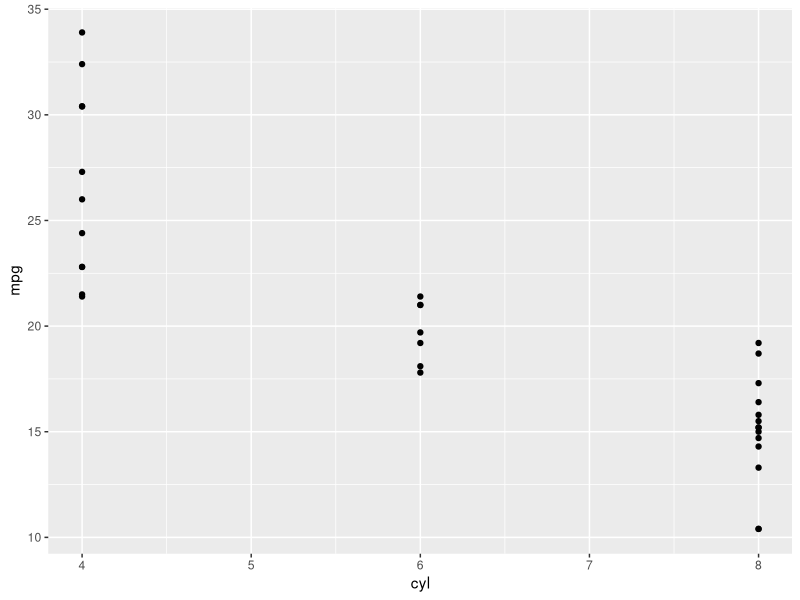
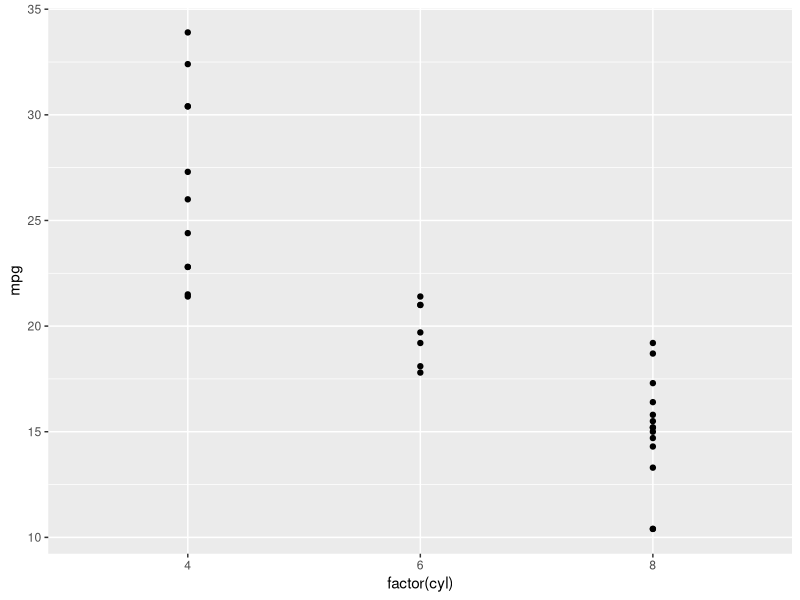
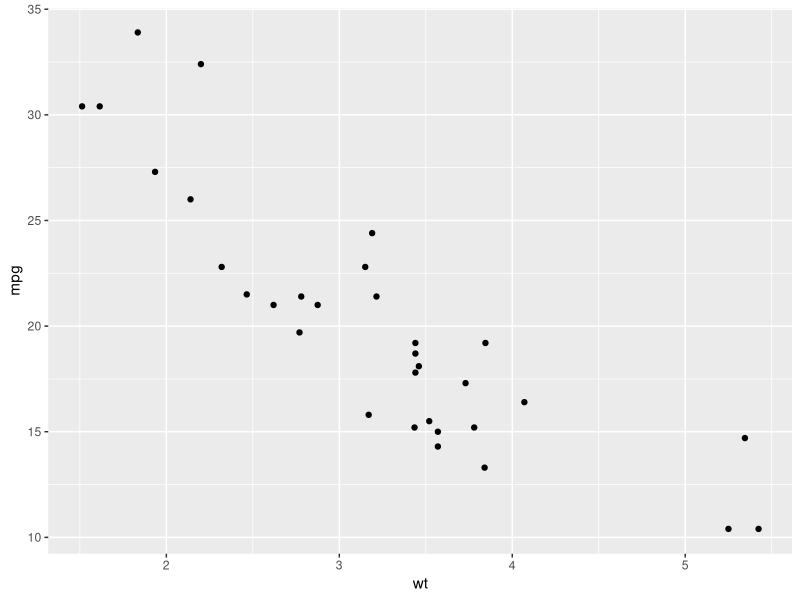
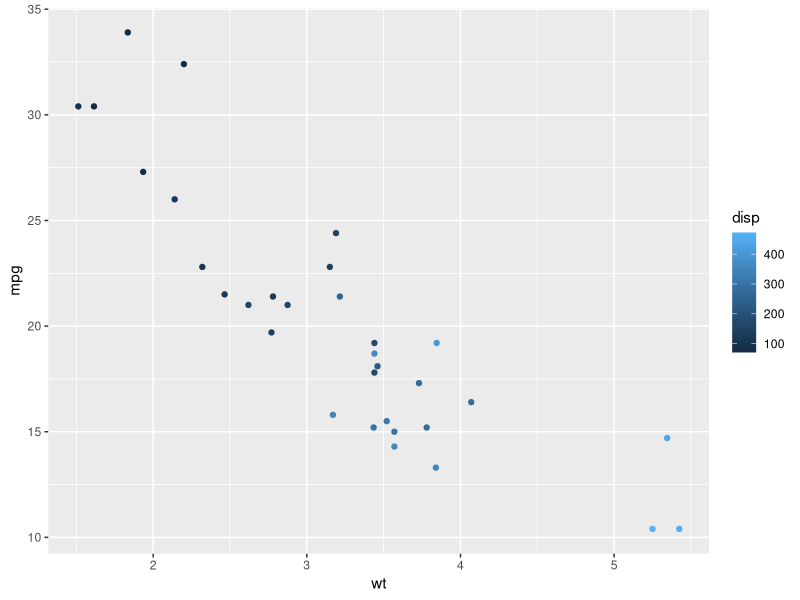
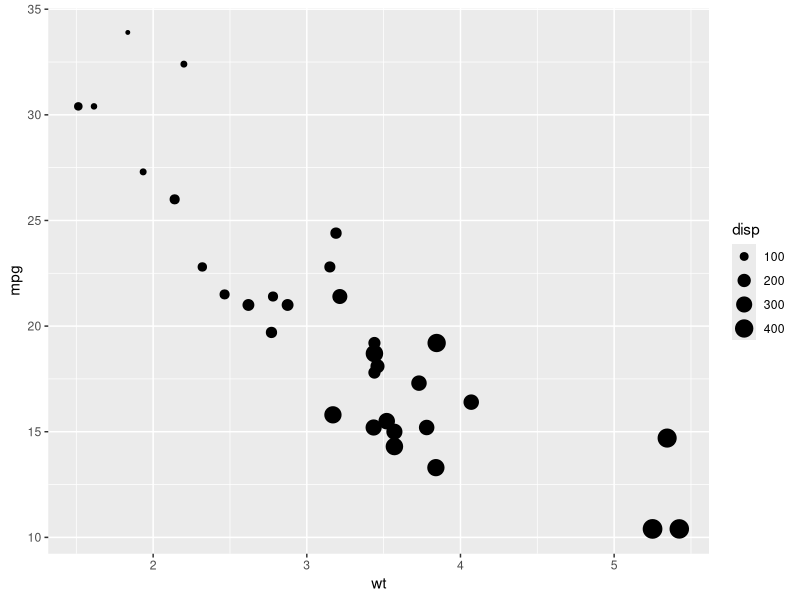
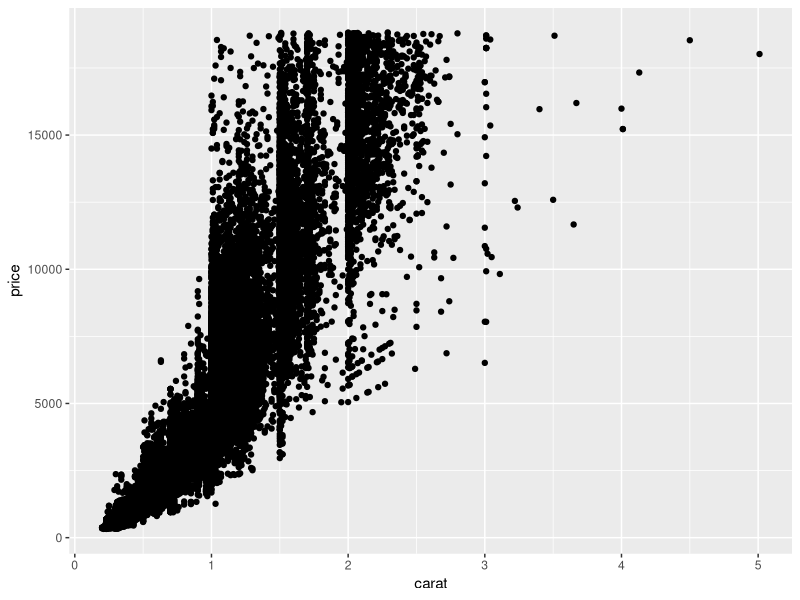
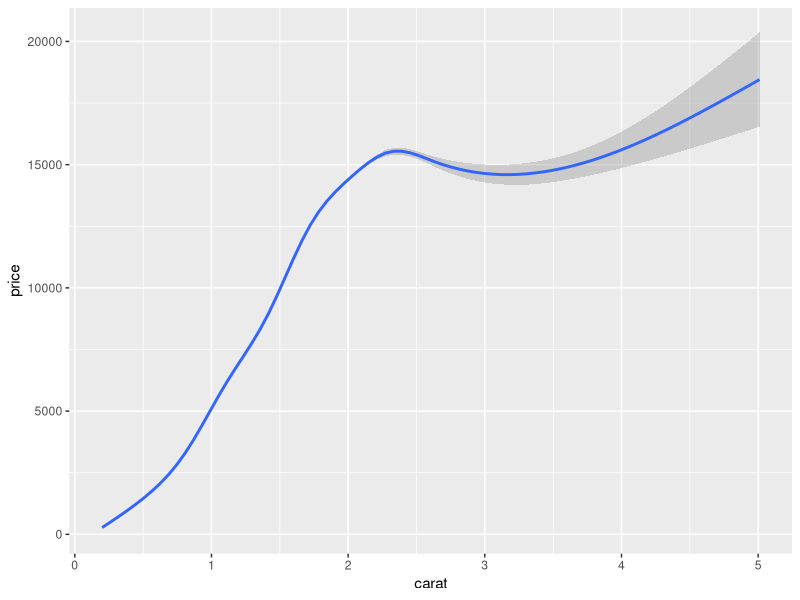
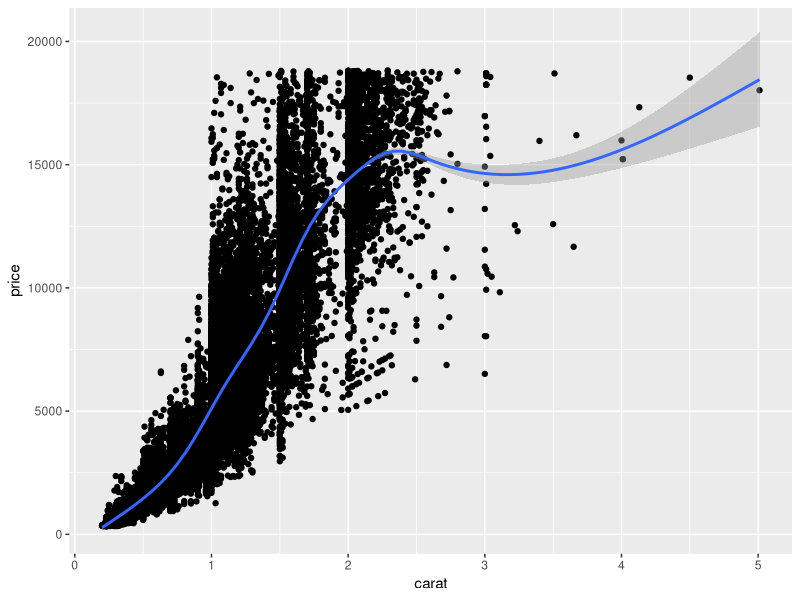

Here is the R script that generated these plots, in order:
#ggplot2
 #tutorial from Data Camp


# Part 1

#https://campus.datacamp.com/courses/data-visualization-with-ggplot2-1/chapter-1-introduction-30dbf683-e5ab-4c76-9bbd-3b3afbf15383?ex=1

# Load the ggplot2 package
library(ggplot2)
library(dplyr) # I added for convenience

#we will start with the mtcars dataset
  #contains information on 32 cars from motor trends magazine from 1973
  #dataset is small, intuitive, and has both continuous and catagorical variables

# Explore the mtcars data frame with str()
str(mtcars)

# Execute the following command
ggplot(mtcars, aes(x = cyl, y = mpg)) +
  geom_point()

#the past plot was not so satisfying
  #varialbe 'cyl' is catagorial 

#we'll need to specifically tell ggplot that cyl is a catagorical variable
ggplot(mtcars, aes(x = factor(cyl), y = mpg)) + #here we wrapped factor() around 'cyl'
  geom_point()
  #this gives us a better plot on the x-axis

#graphics are built on an underlying grammer
  #two key ideas
    #graphics are made of distinct layers
    #meaningful plots through aesthetic mapping

#essential grammatical elements
  #data
    #what is being plotted
  #aesthetics
    #the scales onto which we map our data
  #geometries
    #visual elements used for our data

#other (optional) grammatical elements
  #facets
    #plotting small multiples
  #statistics 
    #representations of our data to aid understanding
  #coordinates
    #the space on which the data will be plotted
  #themes
    #all non-data ink

# A scatter plot has been made for you
ggplot(mtcars, aes(x = wt, y = mpg)) +
  geom_point()

# here we can change th color of points, based on the value of the 'disp' variable
ggplot(mtcars, aes(x = wt, y = mpg, col = disp)) +
  geom_point()

# here we change the size of the point to the value of the 'disp' variable
ggplot(mtcars, aes(x = wt, y = mpg, size = disp)) +
  geom_point()

# another element in the aes() argument is the shape of the points
  # there are a finite amount of shapes in ggplot()
  # can't work with continuous data

# we explore the diamonds dataframe
  # contains metrics for 50,000 diamonds
  # here we use two common geom layer functions:
    # geom_point() which tells ggplot() to draw points on the plot
    # geom_smooth() which tells ggplot() will draw a smoothed line over the points

# Explore the diamonds data frame with str()
str(diamonds)

# geom_point()
ggplot(diamonds, aes(x = carat, y = price)) +
  geom_point()

# geom_point() +
ggplot(diamonds, aes(x = carat, y = price)) +
  geom_smooth()

# ggplot() allows us to stack layers, here we stack the last two graphs
ggplot(diamonds, aes(x = carat, y = price)) +
  geom_point() + 
  geom_smooth()

# this allows us to work with our data pretty freely
  # we can plot the smooth lines for different colors of our data
ggplot(diamonds, aes(x = carat, y = price, col = clarity)) +
  geom_smooth()

# we produce a point plot with slightly transparent points
  # and keep the colors from the smooth function above
ggplot(diamonds, aes(x = carat, y = price, col = clarity)) +
  geom_point(alpha = 0.4)

# understanding the grammer

# Create the object containing the data and aes layers: dia_plot
dia_plot <- ggplot(diamonds, aes(x = carat, y = price)) 

# we can add the geom_point() layer on top of our data and aesthetics layer
  # same as before, but we've saved the layer information in an object in R
dia_plot + geom_point()

# we can also call aes() within the geom_point() function
dia_plot + geom_point(aes(col= clarity))

# Expand dia_plot by adding geom_point() with alpha set to 0.2
dia_plot <- ggplot(diamonds, aes(x = carat, y = price)) +
  geom_point(alpha = 0.2)

# now we want to print that dia_plot, with a geom_smooth() layer on top
  # but this time we don't want the error lines that come with geom_smooth() 
    # we achieve this by adding in the se = FALSE
dia_plot + geom_smooth(se = FALSE)

#same as above but adding the col = clarity argument to aes()
dia_plot + geom_smooth(aes(col = clarity), se = FALSE)

# objects and layers
   # how to understand data

# the ggplot() argument is used for all types of plots in ggplot
  # in contrast to base packages, were each type of plot gets a different argument
  # ggplot() keeps the:
    # data layer
    # aestetic layer

# the ggplot object
  # allows us to easily place diffeerent layers on top of a data and aestetic layer

#now we'll make similar plots with ggplot and base

# Plot the correct variables of mtcars
plot(mtcars$wt, mtcars$mpg) #base package
plot(mtcars$wt, mtcars$mpg, col = mtcars$cyl)

# Change cyl inside mtcars to a factor
mtcars$cyl <- as.factor(mtcars$cyl)

plot(mtcars$wt, mtcars$mpg, col = mtcars$cyl) #same plot as above


# Use lm() to calculate a linear model and save it as carModel
carModel <- lm(mtcars$mpg ~ mtcars$wt, data = mtcars)

# Call abline() with carModel as first argument and set lty to 2
abline(carModel, lty = 2) #the lty argument of 2 makes it a dotted line

# Plot each subset efficiently with lapply
lapply(mtcars$cyl, function(x) {
  abline(lm(mpg ~ wt, mtcars, subset = (cyl == x)), col = x)
  })

# This code will draw the legend of the plot
legend(x = 5, y = 33, legend = levels(mtcars$cyl),
       col = 1:3, pch = 1, bty = "n")


# Convert cyl to factor (don't need to change)
mtcars$cyl <- as.factor(mtcars$cyl)

# Plot from previous section written in one block
plot(mtcars$wt, mtcars$mpg, col = mtcars$cyl)
abline(lm(mpg ~ wt, data = mtcars), lty = 2)
lapply(mtcars$cyl, function(x) {
  abline(lm(mpg ~ wt, mtcars, subset = (cyl == x)), col = x)
  })
legend(x = 5, y = 33, legend = levels(mtcars$cyl),
       col = 1:3, pch = 1, bty = "n")

# Plot 1: add geom_point() to this command to create a scatter plot
ggplot(mtcars, aes(x = wt, y = mpg, col = cyl)) +
  geom_point()  # gives us the scatter plot

# Plot 2: include the lines of the linear models, per cyl
ggplot(mtcars, aes(x = wt, y = mpg, col = cyl)) +
  geom_point() + 
  geom_smooth(method = lm, se = FALSE)   # adds the lm layer, arguments specify line behaviour 
                             # "method = lm" makes line a linear model
                             # "se = FALSE" turns off the standerd error default feature of geom_smooth()

# Plot 3: include a lm for the entire dataset in its whole
ggplot(mtcars, aes(x = wt, y = mpg, col = cyl)) +
  geom_point() + 
  geom_smooth(method = lm, se = FALSE) +
  geom_smooth(aes(group = 1), method = lm, se = FALSE, linetype = 2) #aes(group=1 draws a single linear model through all the points)

# ggplot2 creates an object that we can manipulate
  # we will see this in the next section, were we work with the  iris data set
  #below we have an effective, but not efficient ggplot graph:
ggplot(iris, aes(x = Sepal.Length, y = Sepal.Width)) +
  geom_point() +
  geom_point(aes(x = Petal.Length, y = Petal.Width), col = "red")

# to plot this more efficient, we'll need to tidy the data we're working with
  # in the next section we'll work on manipulating our data to make it easier to plot
str(iris)

# it is important to know how to rearrange your data so that plotting functions becomes easier
  # we'll use the package "tidyr" to do this to the "iris" dataset
    # gather() rearranges the data by specifying columns that are catagorical variables 
      # catagorical variables 'gathered' with the - notation
    # seperate() splits up the new key column, which contains the former headers
      # this is done according to the . notation
      # the new column names ""Part" and "Measure" are given in a character vector

# Load the tidyr package
library(tidyr)

# Fill in the ___ to produce to the correct iris.tidy dataset
iris.tidy <- iris %>%
  gather(key, Value, -Species) %>%
  separate(key, c("Part", "Measure"), "\\.")

str(iris.tidy) #looking at the new data

# this new format allows us to write the code for the following plot more gracefully 
ggplot(iris.tidy, aes(x = Species, y = Value, col = Part)) +
  geom_jitter() +
  facet_grid(. ~ Measure)

#we maniputlate iris again to graph the following:
str(iris)
# Add column with unique ids (don't need to change)
iris$Flower <- 1:nrow(iris) #we do this to keep track of each flower that data comes from

# Fill in the ___ to produce to the correct iris.wide dataset
iris.wide <- iris %>%
  gather(key, value, -Species, -Flower) %>%
  separate(key, c("Part", "Measure"), "\\.") %>%
  spread(Measure, value)

ggplot(iris.wide, aes(x = Length, y = Width, col = Part)) +
  geom_jitter() +
  facet_grid(. ~ Species)

# in the next setting we will explore Aestetics
  # Aestetics =/= Attributes!
  # Attributes is what variable is mapped onto something in ggplot
    # not for how it looks!
    # this is important because we will often want to make multivariate plots
  # Aestetics is the plot's x and y axis
    # in the last chart, sepal length is mapped on the x-axis and width on the y-axis

# for example
  # we can change all the dots in to red
    #this is just changing an attirbute of the dot, not the aesthetics
ggplot(iris, aes(x = Sepal.Length, y = Sepal.Width)) +
  geom_point(col = "red")
  
  # we could also map the variables species onto the visible aesthetic
    # that's why we made such a big deal about data structure before
    # if you have one variable split over several columns, or multiple variables in one column
      # you may not be able to create the plot you want

ggplot(iris, aes(x = Sepal.Length, y = Sepal.Width,
                 col = Species)) +
  geom_point()

# Map cyl to y
ggplot(mtcars, aes(x = mpg, y = cyl)) +
  geom_point()

# Map cyl to x
ggplot(mtcars, aes(x = wt, y = mpg, col = cyl)) +
  geom_point()
# Map cyl to col

ggplot(mtcars, aes(x = wt, y = mpg, col = cyl)) +
  geom_point()

# Change shape and size of the points in the above plot
ggplot(mtcars, aes(x = wt, y = mpg, col = cyl)) +
  geom_point(shape = 1, size = 4)

# now that we've practiced building on existing plots, we'll try making some from scratch

# Map cyl to size
ggplot(mtcars, aes(x = wt, y = mpg, size = cyl)) + 
  geom_point()


# Map cyl to alpha
    # alpha is how transparent the object plotted is
ggplot(mtcars, aes(x = wt, y = mpg, alpha = cyl)) + 
  geom_point()


# Map cyl to shape 
ggplot(mtcars, aes(x = wt, y = mpg, shape = cyl)) + 
  geom_point()


# Map cyl to labels
    # scatter plot where the points are labels of the data
ggplot(mtcars, aes(x = wt, y = mpg, label = cyl)) + 
  geom_text()

# Attributes:
  # we can use all aesthetics as attributes
  # in the following sections we're going to explore this

# Define a hexadecimal color
my_color <- "#123456"

# Set the color aesthetic 
ggplot(mtcars, aes(x = wt, y = mpg, col = cyl)) + 
  geom_point()


# Set the color aesthetic and attribute 
    # notice that adding the "col" argument in geom_point() cancels out the attribute set in ggplot(aes())!
ggplot(mtcars, aes(x = wt, y = mpg, col = cyl)) + 
  geom_point(col = my_color)


# Set the fill aesthetic and color, size and shape attributes
    # now the outline is my_color and the fill is dictated by "cyl"
ggplot(mtcars, aes(x = wt, y = mpg, fill = cyl)) + 
  geom_point(col = my_color, size = 10, shape = 23)


# Expand to draw points with alpha 0.5
ggplot(mtcars, aes(x = wt, y = mpg, fill = cyl)) +
  geom_point(alpha = 0.5)

  
# Expand to draw points with shape 24 and color yellow
ggplot(mtcars, aes(x = wt, y = mpg, fill = cyl)) +
  geom_point(col = "yellow", shape = 24)


  
# Expand to draw text with label x, color red and size 10
ggplot(mtcars, aes(x = wt, y = mpg, fill = cyl)) +
  geom_text( label = "x", col = "red", size = 10)


# Map mpg onto x, qsec onto y and factor(cyl) onto col
ggplot(mtcars, aes(x = mpg, y = qsec, col = factor(cyl))) +
  geom_point()


# Add mapping: factor(am) onto shape
ggplot(mtcars, aes(x = mpg, y = qsec, col = factor(cyl), shape = factor(am))) +
  geom_point()


# Add mapping: (hp/wt) onto size
ggplot(mtcars, aes(x = mpg, y = qsec, col = factor(cyl), shape = factor(am), size = (hp/wt))) +
  geom_point()

# Modifying Aesthetics
  # we've seen how we set the default aestetics in our scatterplot 
    # the part that is wrapped in the ggplot(aes()) argument
  # the most straight forward position is identity
    # where a point is plotted according to the default aestetic
    # we can set this in further arguments in ggplot(), but it's not necissary

ggplot(iris, aes(x = Sepal.Length, y = Sepal.Width, col = Species)) + 
  geom_point()

ggplot(iris, aes(x = Sepal.Length, y = Sepal.Width, col = Species)) + 
  geom_point(position = "identity") #same as above

# Jitter
  # adds random noise to the axis, since many of our points were overlapping
  # while the points might not be exaclty where they were before, it allows us to see clustored points that had been overlapping
  # this has two advantages
    # it allows us to determine how much random noise should be added
    # it allow us to make use of this grammer throughout our plotting functions, so it remains consistent

posn.j <- position_jitter(width = 0.1)
ggplot(iris, aes(x = Sepal.Length, y = Sepal.Width, col = Species)) +
  geom_point(position = posn.j)

# each aestetic has an associated scale function which is determined by our type of data (catagorical, discrete)
  #the second part of the function determines what type of data we are working with


# we saw how we can use jittering in scatter plots, but bar graphs have their own issues
  # we will use "stack", "fill", and "dodge"

cyl.am <- ggplot(mtcars, aes(x = factor(cyl), fill = factor(am)))

# The base layer, cyl.am, is available for you
  # Add geom (position = "stack" by default)
cyl.am + 
  geom_bar(position = "stack")


# Fill - show proportion
cyl.am + 
  geom_bar(position = "fill") 

# Dodging - principles of similarity and proximity
cyl.am +
  geom_bar(position = "dodge") 


# Clean up the axes with scale_ functions
    # the colors and labels are made before, stored as an object, and then called in the function later
val = c("#E41A1C", "#377EB8")
lab = c("Manual", "Automatic")
cyl.am +
  geom_bar(position = "dodge") +
  scale_x_discrete("Cylinders") +  
  scale_y_continuous("Number") + 
  scale_fill_manual("Transmission", 
                    values = val,
                    labels = lab) 

# later we'll cover how to make univariate charts with ggplot
  # here we'll expore it a little, with the jitter function

# Add a new column called group
mtcars$group <- 0

# Create jittered plot of mtcars: mpg onto x, group onto y
ggplot(mtcars, aes(x = mpg, y = group)) + 
  geom_jitter() +
  geom_point()

# Change the y aesthetic limits
ggplot(mtcars, aes(x = mpg, y = group)) + 
  geom_jitter() +
  scale_y_continuous(limits = c(-2, 2)) +
  geom_point()

# aestetics best practices
  # how do we know which one to chose?
  # much of it is based on creativity
  # the intution in the following sections is based on the work of Jacques Bertin in "The Semiology of Graphics" (1967) and William Cleveland "Perception of Visual Elements" (1990s)

# form must follow function
  # and that depends on who your audience is
  # you should not be misrepresenting your data!




# Overplortting 1 - Point Shape and Transparency
# Basic scatter plot: wt on x-axis and mpg on y-axis; map cyl to col
ggplot(mtcars, aes(x = wt, y = mpg, color = cyl)) + 
  geom_point(size = 4)


# Hollow circles - an improvement



# Add transparency - very nice


